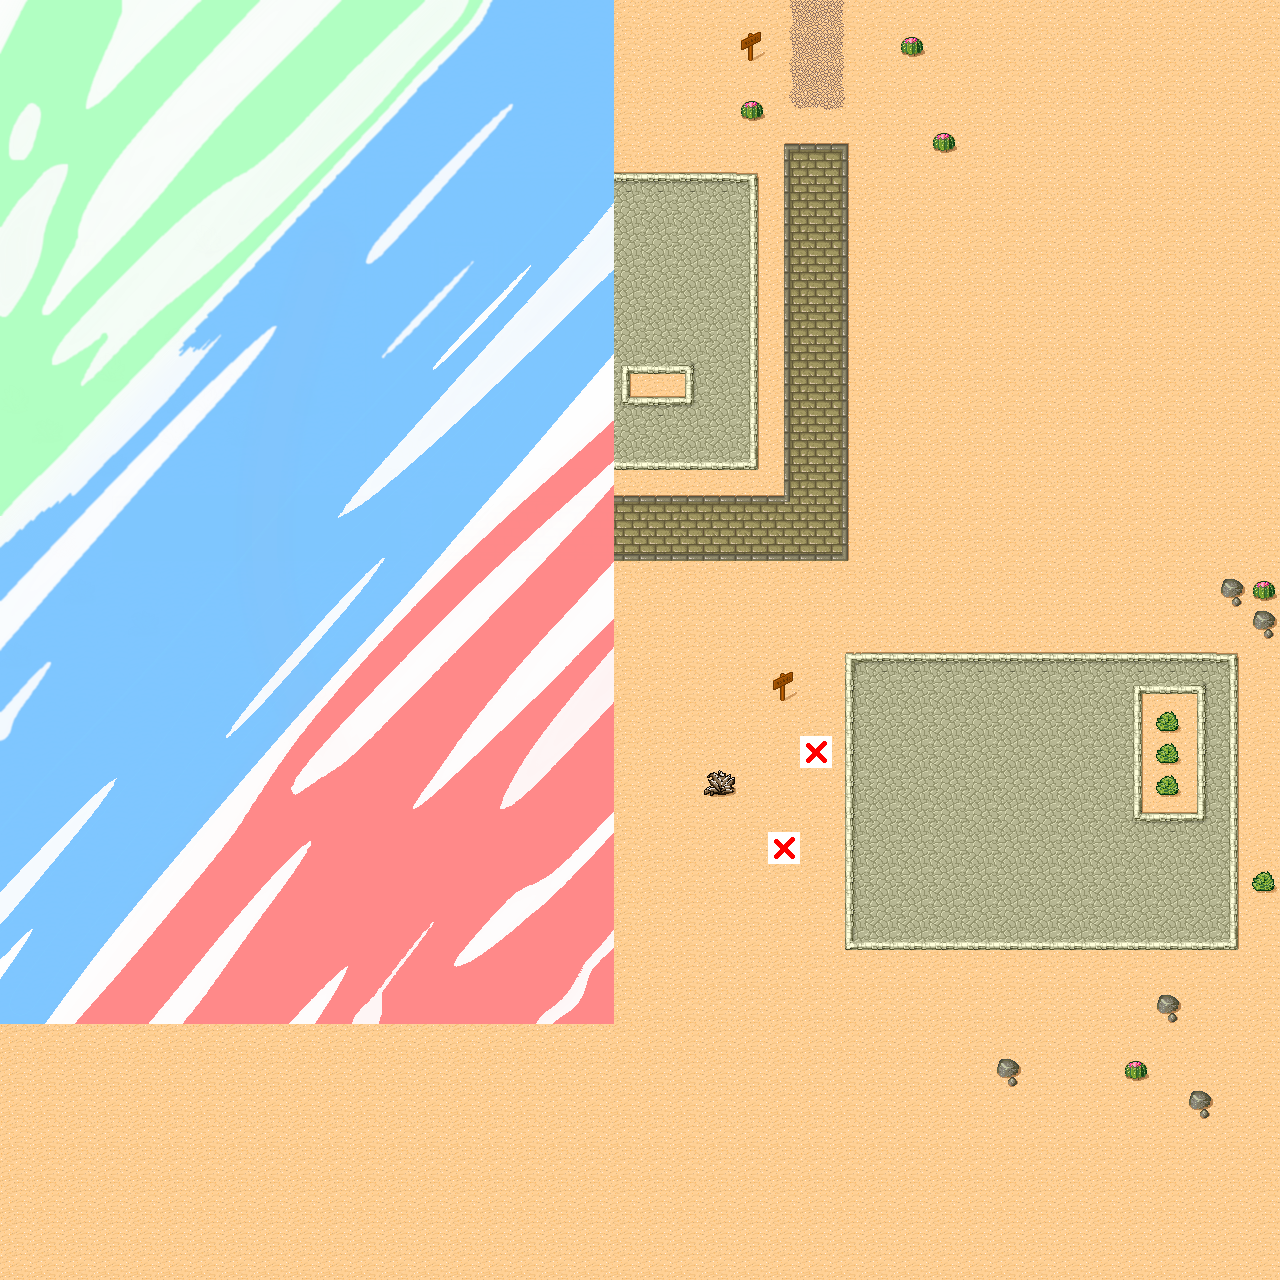

This is a level from a 2D game, rendered from its Tiled map with the project's own tilesets. A one-line summary and the map file follow, with tile-layer data summarised:
An orthogonal 40x40 tile map with 32x32 px tiles, 1 tile layer (Ground), 1 image layer and 2 objects (2x DD.UnitTest.TestTiledMapComposer+MyCompo).

<map version="1.0" orientation="orthogonal" width="40" height="40" tilewidth="32" tileheight="32">
 <properties>
  <property name="MapProperty1" value="100" />
  <property name="MapProperty2" value="200.0f" />
  <property name="MapProperty3" value="&quot;Hello Tiled&quot;" />
 </properties>
 <tileset firstgid="1" name="Desert" tilewidth="32" tileheight="32" spacing="1" margin="1">
  <image source="tmw_desert_spacing.png" width="265" height="199" />
  <tile id="0">
   <properties>
    <property name="TileProperty1" value="100" />
    <property name="TileProperty2" value="200.0f" />
    <property name="TileProperty3" value="&quot;Hello Tiled&quot;" />
   </properties>
  </tile>
 </tileset>
 <layer name="Ground" width="40" height="40">
  <data>[1600 cells, 1600 non-empty, 40 distinct tile ids]</data>
 </layer>
 <objectgroup name="Objects" width="40" height="40" visible="0">
  <object name="Object1" type="DD.UnitTest.TestTiledMapComposer+MyComponent, DD.UnitTest, Version=1.0.0.0, Culture=neutral, PublicKeyToken=null" x="192" y="64" width="48" height="48">
   <properties>
    <property name="ObjectProperty1" value="100" />
    <property name="ObjectProperty2" value="100.5" />
    <property name="ObjectProperty3" value="Hello Tiled 1" />
    <property name="ObjectProperty4" value="true" />
   </properties>
   <ellipse />
  </object>
  <object name="Object2" type="DD.UnitTest.TestTiledMapComposer+MyComponent, DD.UnitTest, Version=1.0.0.0, Culture=neutral, PublicKeyToken=null" x="72" y="121" width="52" height="52">
   <properties>
    <property name="ObjectProperty1" value="200" />
    <property name="ObjectProperty2" value="200.5" />
    <property name="ObjectProperty3" value="Hello Tiled 2" />
    <property name="ObjectProperty4" value="true" />
   </properties>
   <ellipse />
  </object>
 </objectgroup>
 <imagelayer name="Background" width="40" height="40">
  <image source="abstract7.png" />
 </imagelayer>
</map>